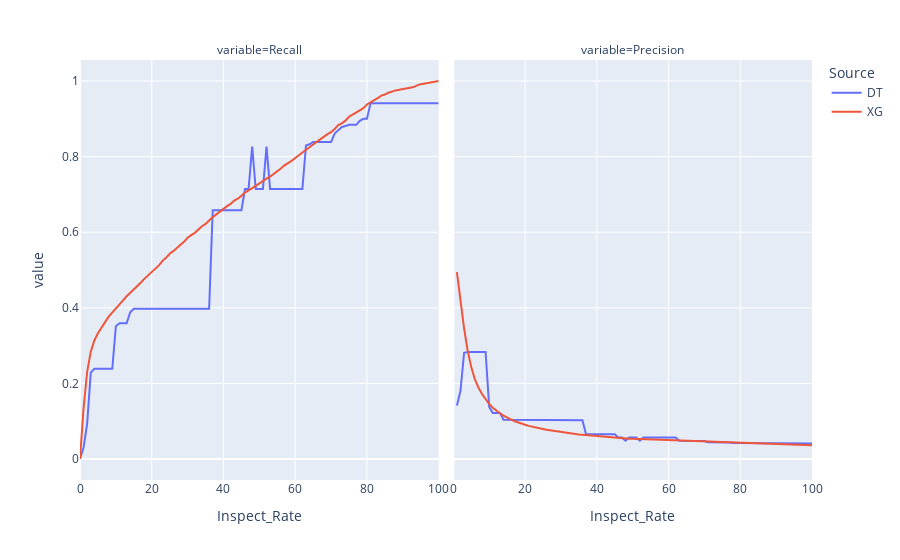

The notebook cell this image was saved under:
### Code cell
fig = px.line(data, x="Inspect_Rate", y="value", color='Source',facet_col='variable')
fig.show()
